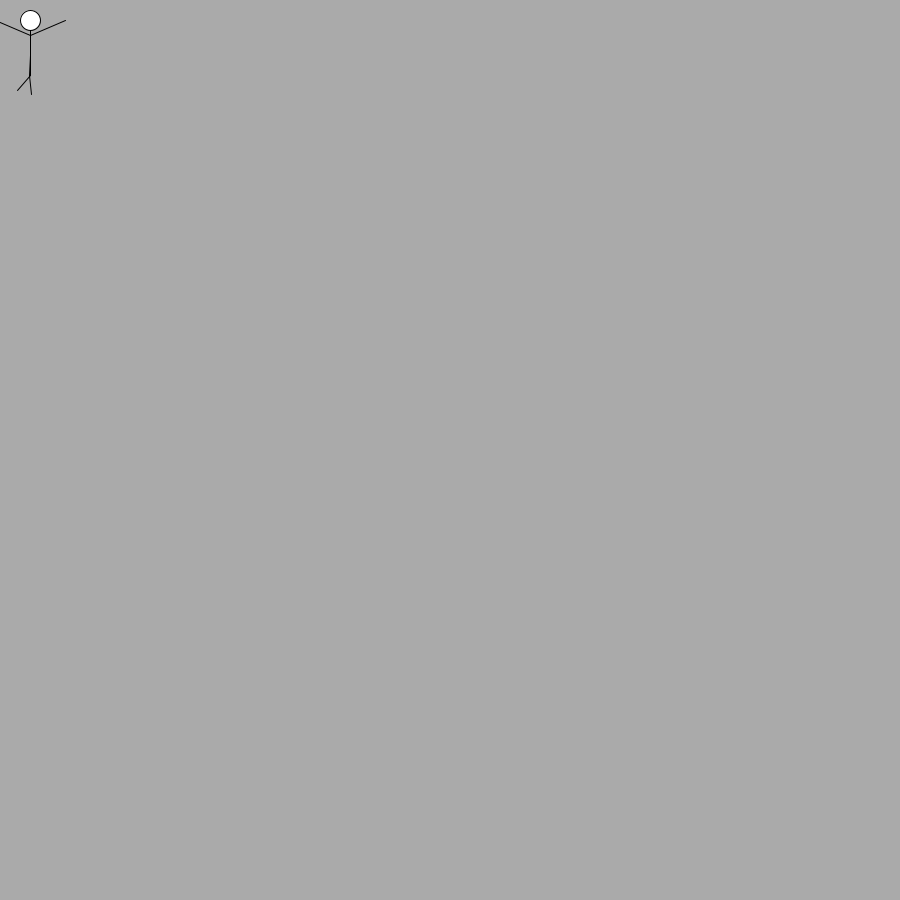
Frame 1 (no input)
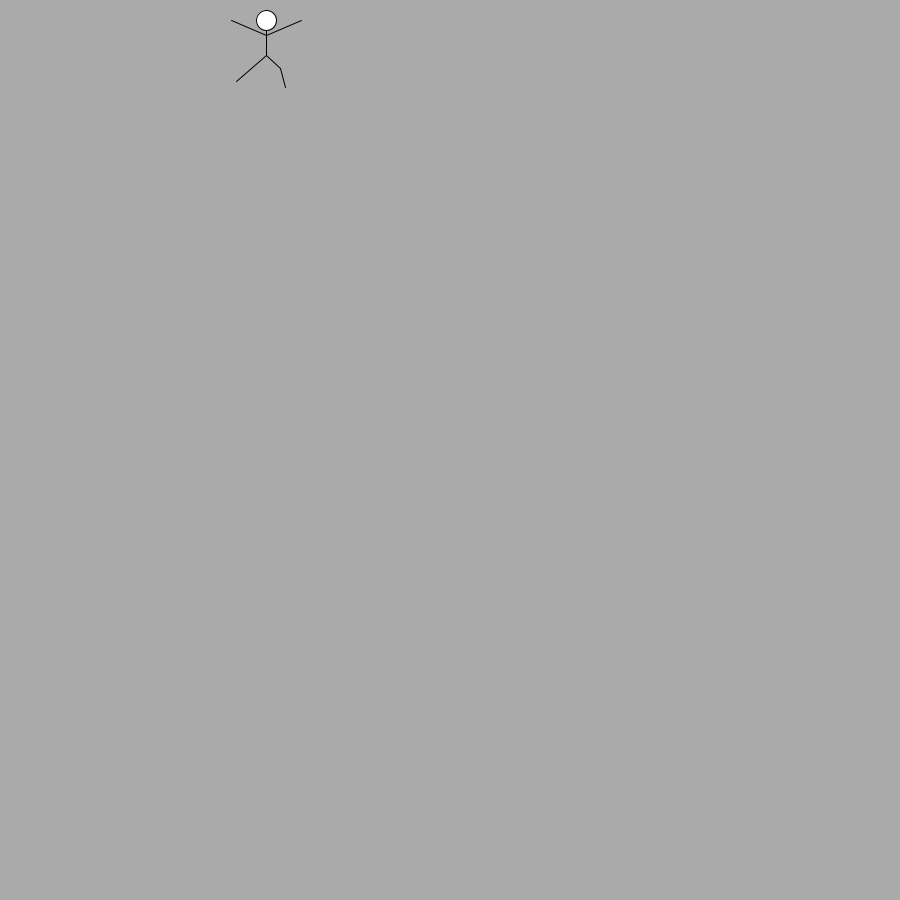
Frame 60 (the mouse pressed at the canvas centre just before this capture)
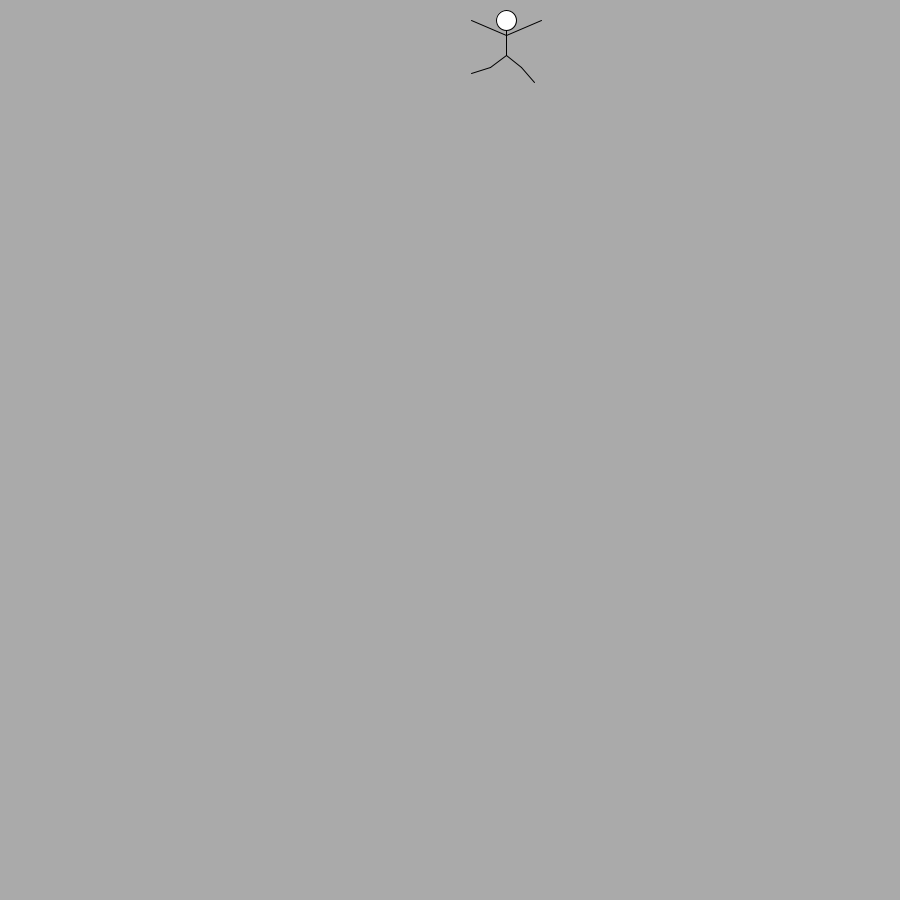
Frame 120 (the mouse held since frame 60 and released just before this capture)

The Processing sketch that drew these frames (run headless with seeded random() and noise(); from frame 60 on, the mouse is pressed at the canvas centre):

// Processing sketch: animationExample
// ── animationExample.pde
human h1;
void setup()
{
 size(900,900);
 h1=new human(30,20,20,35,0);
}
class animal
{
  float speed;
  animal(float speed)
  {
    this.speed=speed;
  }
 
//    float headX=30;
//float headY=20;
//float hipX;
//float hipY;
//float len=20;
//float torsolength=35;
//float a1,a2,a3,a4;
//float speed;
}

class human extends animal
{
  float hipX;float hipY;float headX;float headY; float speed;float len;float torsolen;
  float a1,a2,a3,a4;
  human(float headX,float headY,float len,float torsolen, float speed)
  {
    super(speed);
    this.headX=headX;
    this.headY=headY;
    this.hipX=headX;
    this.hipY=headY+torsolen;
    this.len=len;
    this.torsolen=torsolen;
  }
  void move()
  {
    this.hipX=headX;
    this.hipY=headY+torsolen;
 line (this.headX,this.headY,this.hipX,this.hipY);//body
 line (this.headX,this.headY+15,this.headX+35,this.headY);//right arm
 line (this.headX,this.headY+15,this.headX-35,this.headY);//lest arm
 ellipse(this.headX,this.headY,20,20);//head
 this.a1=sin(this.speed);
 this.a2=sin(this.speed-0.4)-0.3;
 this.a3=sin(PI+this.speed);
 this.a4=sin(PI+this.speed-0.4)-0.3;
 float leftKneeX=this.hipX+sin(this.a1)*this.len;
 float leftKneeeY=this.hipY+cos(this.a1)*this.len;
 float rightKneeX=this.hipX+sin(this.a3)*this.len;
 float rightKneeY=this.hipY+cos(this.a3)*this.len;
 float leftAnkleX=leftKneeX+sin(this.a2)*this.len;
 float leftAnkleY=leftKneeeY+cos(this.a2)*this.len;
 float rightAnkleX=rightKneeX+sin(this.a4)*this.len;
 float rightAnkleY=rightKneeY+cos(this.a4)*this.len;
 line (this.hipX,this.hipY,leftKneeX,leftKneeeY);
 line (leftKneeX,leftKneeeY,leftAnkleX,leftAnkleY);
 line (this.hipX,this.hipY,rightKneeX,rightKneeY);
 line (rightKneeX,rightKneeY,rightAnkleX,rightAnkleY);
 this.speed+=0.07;
 this.headX+=4;
if(this.headX>=900)
  this.headX=0;
  }
}

void draw()
{
 background(170);
 h1.move();
}
